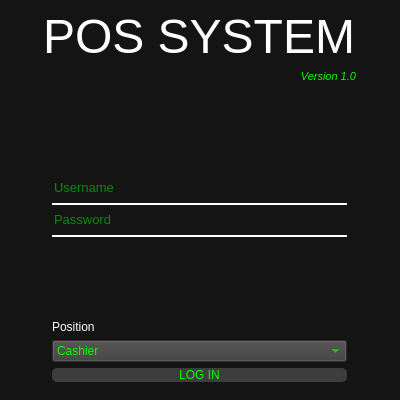
<?xml version="1.0" encoding="UTF-8"?>
<ui version="4.0">
 <class>MainWindow</class>
 <widget class="QMainWindow" name="MainWindow">
  <property name="geometry">
   <rect>
    <x>0</x>
    <y>0</y>
    <width>400</width>
    <height>400</height>
   </rect>
  </property>
  <property name="sizePolicy">
   <sizepolicy hsizetype="Fixed" vsizetype="Fixed">
    <horstretch>0</horstretch>
    <verstretch>0</verstretch>
   </sizepolicy>
  </property>
  <property name="minimumSize">
   <size>
    <width>400</width>
    <height>400</height>
   </size>
  </property>
  <property name="maximumSize">
   <size>
    <width>400</width>
    <height>400</height>
   </size>
  </property>
  <property name="windowTitle">
   <string>MainWindow</string>
  </property>
  <property name="styleSheet">
   <string notr="true">background-color: rgb(20, 20, 20);</string>
  </property>
  <widget class="QWidget" name="centralwidget">
   <property name="styleSheet">
    <string notr="true">background -color:rgb(10,10,10);</string>
   </property>
   <layout class="QGridLayout" name="gridLayout_2">
    <item row="3" column="1">
     <widget class="QWidget" name="widget" native="true">
      <property name="styleSheet">
       <string notr="true">

QPushButton#pushButton{
	
	
	background-color: qconicalgradient(cx:0, cy:0, angle:135, stop:0 rgba(255, 255, 0, 69), stop:0.375 rgba(255, 255, 0, 69), stop:0.423533 rgba(251, 255, 0, 145), stop:0.45 rgba(247, 255, 0, 208), stop:0.477581 rgba(255, 244, 71, 130), stop:0.518717 rgba(255, 218, 71, 130), stop:0.55 rgba(255, 255, 0, 255), stop:0.57754 rgba(255, 203, 0, 130), stop:0.625 rgba(255, 255, 0, 69), stop:1 rgba(255, 255, 0, 69));
color:rgba(255,255,255,210);
border-radius:5px;
}
QPushButton#pushButton:hover{
	
	
	background-color: qconicalgradient(cx:0, cy:0, angle:135, stop:0 rgba(255, 255, 0, 69), stop:0.375 rgba(255, 255, 0, 69), stop:0.423533 rgba(251, 255, 0, 145), stop:0.45 rgba(247, 255, 0, 208), stop:0.477581 rgba(255, 244, 71, 130), stop:0.518717 rgba(255, 218, 71, 130), stop:0.55 rgba(255, 255, 0, 255), stop:0.57754 rgba(255, 203, 0, 130), stop:0.625 rgba(255, 255, 0, 69), stop:1 rgba(255, 255, 0, 69));

}
QPushButton#pushButton:pressed{
	padding-left:5px;
	padding-top:5px;
	background-color:rgba(105,118,132,200);
}</string>
      </property>
      <layout class="QGridLayout" name="gridLayout">
       <item row="5" column="0">
        <widget class="QLabel" name="label_4">
         <property name="palette">
          <palette>
           <active>
            <colorrole role="WindowText">
             <brush brushstyle="SolidPattern">
              <color alpha="255">
               <red>255</red>
               <green>255</green>
               <blue>255</blue>
              </color>
             </brush>
            </colorrole>
            <colorrole role="Button">
             <brush brushstyle="SolidPattern">
              <color alpha="255">
               <red>20</red>
               <green>20</green>
               <blue>20</blue>
              </color>
             </brush>
            </colorrole>
            <colorrole role="Base">
             <brush brushstyle="SolidPattern">
              <color alpha="255">
               <red>20</red>
               <green>20</green>
               <blue>20</blue>
              </color>
             </brush>
            </colorrole>
            <colorrole role="Window">
             <brush brushstyle="SolidPattern">
              <color alpha="255">
               <red>20</red>
               <green>20</green>
               <blue>20</blue>
              </color>
             </brush>
            </colorrole>
           </active>
           <inactive>
            <colorrole role="WindowText">
             <brush brushstyle="SolidPattern">
              <color alpha="255">
               <red>255</red>
               <green>255</green>
               <blue>255</blue>
              </color>
             </brush>
            </colorrole>
            <colorrole role="Button">
             <brush brushstyle="SolidPattern">
              <color alpha="255">
               <red>20</red>
               <green>20</green>
               <blue>20</blue>
              </color>
             </brush>
            </colorrole>
            <colorrole role="Base">
             <brush brushstyle="SolidPattern">
              <color alpha="255">
               <red>20</red>
               <green>20</green>
               <blue>20</blue>
              </color>
             </brush>
            </colorrole>
            <colorrole role="Window">
             <brush brushstyle="SolidPattern">
              <color alpha="255">
               <red>20</red>
               <green>20</green>
               <blue>20</blue>
              </color>
             </brush>
            </colorrole>
           </inactive>
           <disabled>
            <colorrole role="WindowText">
             <brush brushstyle="SolidPattern">
              <color alpha="255">
               <red>120</red>
               <green>120</green>
               <blue>120</blue>
              </color>
             </brush>
            </colorrole>
            <colorrole role="Button">
             <brush brushstyle="SolidPattern">
              <color alpha="255">
               <red>20</red>
               <green>20</green>
               <blue>20</blue>
              </color>
             </brush>
            </colorrole>
            <colorrole role="Base">
             <brush brushstyle="SolidPattern">
              <color alpha="255">
               <red>20</red>
               <green>20</green>
               <blue>20</blue>
              </color>
             </brush>
            </colorrole>
            <colorrole role="Window">
             <brush brushstyle="SolidPattern">
              <color alpha="255">
               <red>20</red>
               <green>20</green>
               <blue>20</blue>
              </color>
             </brush>
            </colorrole>
           </disabled>
          </palette>
         </property>
         <property name="font">
          <font>
           <family>Arial</family>
          </font>
         </property>
         <property name="text">
          <string>Position</string>
         </property>
        </widget>
       </item>
       <item row="6" column="0">
        <widget class="QComboBox" name="comboBox">
         <property name="palette">
          <palette>
           <active>
            <colorrole role="WindowText">
             <brush brushstyle="SolidPattern">
              <color alpha="255">
               <red>255</red>
               <green>255</green>
               <blue>255</blue>
              </color>
             </brush>
            </colorrole>
            <colorrole role="Button">
             <brush brushstyle="SolidPattern">
              <color alpha="255">
               <red>61</red>
               <green>61</green>
               <blue>61</blue>
              </color>
             </brush>
            </colorrole>
            <colorrole role="Light">
             <brush brushstyle="SolidPattern">
              <color alpha="255">
               <red>0</red>
               <green>255</green>
               <blue>0</blue>
              </color>
             </brush>
            </colorrole>
            <colorrole role="Text">
             <brush brushstyle="SolidPattern">
              <color alpha="255">
               <red>255</red>
               <green>255</green>
               <blue>255</blue>
              </color>
             </brush>
            </colorrole>
            <colorrole role="ButtonText">
             <brush brushstyle="SolidPattern">
              <color alpha="255">
               <red>0</red>
               <green>255</green>
               <blue>0</blue>
              </color>
             </brush>
            </colorrole>
            <colorrole role="Base">
             <brush brushstyle="SolidPattern">
              <color alpha="255">
               <red>61</red>
               <green>61</green>
               <blue>61</blue>
              </color>
             </brush>
            </colorrole>
            <colorrole role="Window">
             <brush brushstyle="SolidPattern">
              <color alpha="255">
               <red>61</red>
               <green>61</green>
               <blue>61</blue>
              </color>
             </brush>
            </colorrole>
            <colorrole role="Highlight">
             <brush brushstyle="SolidPattern">
              <color alpha="255">
               <red>0</red>
               <green>255</green>
               <blue>0</blue>
              </color>
             </brush>
            </colorrole>
            <colorrole role="HighlightedText">
             <brush brushstyle="SolidPattern">
              <color alpha="255">
               <red>0</red>
               <green>0</green>
               <blue>0</blue>
              </color>
             </brush>
            </colorrole>
            <colorrole role="AlternateBase">
             <brush brushstyle="SolidPattern">
              <color alpha="255">
               <red>0</red>
               <green>255</green>
               <blue>0</blue>
              </color>
             </brush>
            </colorrole>
            <colorrole role="ToolTipText">
             <brush brushstyle="SolidPattern">
              <color alpha="255">
               <red>255</red>
               <green>255</green>
               <blue>255</blue>
              </color>
             </brush>
            </colorrole>
            <colorrole role="PlaceholderText">
             <brush brushstyle="SolidPattern">
              <color alpha="128">
               <red>255</red>
               <green>255</green>
               <blue>255</blue>
              </color>
             </brush>
            </colorrole>
           </active>
           <inactive>
            <colorrole role="WindowText">
             <brush brushstyle="SolidPattern">
              <color alpha="255">
               <red>255</red>
               <green>255</green>
               <blue>255</blue>
              </color>
             </brush>
            </colorrole>
            <colorrole role="Button">
             <brush brushstyle="SolidPattern">
              <color alpha="255">
               <red>61</red>
               <green>61</green>
               <blue>61</blue>
              </color>
             </brush>
            </colorrole>
            <colorrole role="Light">
             <brush brushstyle="SolidPattern">
              <color alpha="255">
               <red>0</red>
               <green>255</green>
               <blue>0</blue>
              </color>
             </brush>
            </colorrole>
            <colorrole role="Text">
             <brush brushstyle="SolidPattern">
              <color alpha="255">
               <red>255</red>
               <green>255</green>
               <blue>255</blue>
              </color>
             </brush>
            </colorrole>
            <colorrole role="ButtonText">
             <brush brushstyle="SolidPattern">
              <color alpha="255">
               <red>0</red>
               <green>255</green>
               <blue>0</blue>
              </color>
             </brush>
            </colorrole>
            <colorrole role="Base">
             <brush brushstyle="SolidPattern">
              <color alpha="255">
               <red>61</red>
               <green>61</green>
               <blue>61</blue>
              </color>
             </brush>
            </colorrole>
            <colorrole role="Window">
             <brush brushstyle="SolidPattern">
              <color alpha="255">
               <red>61</red>
               <green>61</green>
               <blue>61</blue>
              </color>
             </brush>
            </colorrole>
            <colorrole role="Highlight">
             <brush brushstyle="SolidPattern">
              <color alpha="255">
               <red>0</red>
               <green>255</green>
               <blue>0</blue>
              </color>
             </brush>
            </colorrole>
            <colorrole role="HighlightedText">
             <brush brushstyle="SolidPattern">
              <color alpha="255">
               <red>0</red>
               <green>0</green>
               <blue>0</blue>
              </color>
             </brush>
            </colorrole>
            <colorrole role="AlternateBase">
             <brush brushstyle="SolidPattern">
              <color alpha="255">
               <red>0</red>
               <green>255</green>
               <blue>0</blue>
              </color>
             </brush>
            </colorrole>
            <colorrole role="ToolTipText">
             <brush brushstyle="SolidPattern">
              <color alpha="255">
               <red>255</red>
               <green>255</green>
               <blue>255</blue>
              </color>
             </brush>
            </colorrole>
            <colorrole role="PlaceholderText">
             <brush brushstyle="SolidPattern">
              <color alpha="128">
               <red>255</red>
               <green>255</green>
               <blue>255</blue>
              </color>
             </brush>
            </colorrole>
           </inactive>
           <disabled>
            <colorrole role="WindowText">
             <brush brushstyle="SolidPattern">
              <color alpha="255">
               <red>120</red>
               <green>120</green>
               <blue>120</blue>
              </color>
             </brush>
            </colorrole>
            <colorrole role="Button">
             <brush brushstyle="SolidPattern">
              <color alpha="255">
               <red>61</red>
               <green>61</green>
               <blue>61</blue>
              </color>
             </brush>
            </colorrole>
            <colorrole role="Light">
             <brush brushstyle="SolidPattern">
              <color alpha="255">
               <red>0</red>
               <green>255</green>
               <blue>0</blue>
              </color>
             </brush>
            </colorrole>
            <colorrole role="Text">
             <brush brushstyle="SolidPattern">
              <color alpha="255">
               <red>120</red>
               <green>120</green>
               <blue>120</blue>
              </color>
             </brush>
            </colorrole>
            <colorrole role="ButtonText">
             <brush brushstyle="SolidPattern">
              <color alpha="255">
               <red>120</red>
               <green>120</green>
               <blue>120</blue>
              </color>
             </brush>
            </colorrole>
            <colorrole role="Base">
             <brush brushstyle="SolidPattern">
              <color alpha="255">
               <red>61</red>
               <green>61</green>
               <blue>61</blue>
              </color>
             </brush>
            </colorrole>
            <colorrole role="Window">
             <brush brushstyle="SolidPattern">
              <color alpha="255">
               <red>61</red>
               <green>61</green>
               <blue>61</blue>
              </color>
             </brush>
            </colorrole>
            <colorrole role="Highlight">
             <brush brushstyle="SolidPattern">
              <color alpha="255">
               <red>0</red>
               <green>120</green>
               <blue>215</blue>
              </color>
             </brush>
            </colorrole>
            <colorrole role="HighlightedText">
             <brush brushstyle="SolidPattern">
              <color alpha="255">
               <red>0</red>
               <green>0</green>
               <blue>0</blue>
              </color>
             </brush>
            </colorrole>
            <colorrole role="AlternateBase">
             <brush brushstyle="SolidPattern">
              <color alpha="255">
               <red>0</red>
               <green>255</green>
               <blue>0</blue>
              </color>
             </brush>
            </colorrole>
            <colorrole role="ToolTipText">
             <brush brushstyle="SolidPattern">
              <color alpha="255">
               <red>255</red>
               <green>255</green>
               <blue>255</blue>
              </color>
             </brush>
            </colorrole>
            <colorrole role="PlaceholderText">
             <brush brushstyle="SolidPattern">
              <color alpha="128">
               <red>0</red>
               <green>0</green>
               <blue>0</blue>
              </color>
             </brush>
            </colorrole>
           </disabled>
          </palette>
         </property>
         <property name="font">
          <font>
           <family>Arial</family>
          </font>
         </property>
         <property name="styleSheet">
          <string notr="true">background-color:rgb(61,61,61);</string>
         </property>
         <item>
          <property name="text">
           <string>Cashier</string>
          </property>
         </item>
         <item>
          <property name="text">
           <string>Manager</string>
          </property>
         </item>
         <item>
          <property name="text">
           <string>Admin</string>
          </property>
         </item>
        </widget>
       </item>
       <item row="3" column="0">
        <widget class="QLineEdit" name="lineEdit_2">
         <property name="font">
          <font>
           <pointsize>10</pointsize>
           <weight>50</weight>
           <bold>false</bold>
          </font>
         </property>
         <property name="styleSheet">
          <string notr="true">
background-color:rgba(0,255,0,0);
border:none;
border-bottom:2px solid rgba(255,255,255,255);
color: rgb(0,255,0,255);
padding-bottom:7px;
</string>
         </property>
         <property name="text">
          <string/>
         </property>
         <property name="echoMode">
          <enum>QLineEdit::Password</enum>
         </property>
         <property name="placeholderText">
          <string>Password</string>
         </property>
        </widget>
       </item>
       <item row="7" column="0">
        <widget class="QPushButton" name="pushButton">
         <property name="styleSheet">
          <string notr="true">background-color:rgb(61,61,61);
color:rgb(0,255,0);</string>
         </property>
         <property name="text">
          <string>LOG IN</string>
         </property>
        </widget>
       </item>
       <item row="4" column="0">
        <spacer name="verticalSpacer_2">
         <property name="orientation">
          <enum>Qt::Vertical</enum>
         </property>
         <property name="sizeHint" stdset="0">
          <size>
           <width>20</width>
           <height>40</height>
          </size>
         </property>
        </spacer>
       </item>
       <item row="2" column="0">
        <widget class="QLineEdit" name="lineEdit">
         <property name="font">
          <font>
           <family>Arial</family>
           <pointsize>10</pointsize>
           <weight>50</weight>
           <bold>false</bold>
          </font>
         </property>
         <property name="styleSheet">
          <string notr="true">
background-color:rgba(0,255,0,0);
border:none;
border-bottom:2px solid rgba(255,255,255,255);
color: rgb(0,255,0,255);
padding-bottom:7px;
</string>
         </property>
         <property name="text">
          <string/>
         </property>
         <property name="readOnly">
          <bool>false</bool>
         </property>
         <property name="placeholderText">
          <string>Username</string>
         </property>
         <property name="cursorMoveStyle">
          <enum>Qt::LogicalMoveStyle</enum>
         </property>
        </widget>
       </item>
       <item row="1" column="0">
        <spacer name="verticalSpacer">
         <property name="orientation">
          <enum>Qt::Vertical</enum>
         </property>
         <property name="sizeType">
          <enum>QSizePolicy::Fixed</enum>
         </property>
         <property name="sizeHint" stdset="0">
          <size>
           <width>20</width>
           <height>81</height>
          </size>
         </property>
        </spacer>
       </item>
      </layout>
     </widget>
    </item>
    <item row="0" column="1">
     <widget class="QLabel" name="label">
      <property name="palette">
       <palette>
        <active>
         <colorrole role="WindowText">
          <brush brushstyle="SolidPattern">
           <color alpha="255">
            <red>255</red>
            <green>255</green>
            <blue>255</blue>
           </color>
          </brush>
         </colorrole>
         <colorrole role="Button">
          <brush brushstyle="SolidPattern">
           <color alpha="255">
            <red>20</red>
            <green>20</green>
            <blue>20</blue>
           </color>
          </brush>
         </colorrole>
         <colorrole role="Text">
          <brush brushstyle="SolidPattern">
           <color alpha="255">
            <red>255</red>
            <green>255</green>
            <blue>255</blue>
           </color>
          </brush>
         </colorrole>
         <colorrole role="Base">
          <brush brushstyle="SolidPattern">
           <color alpha="255">
            <red>20</red>
            <green>20</green>
            <blue>20</blue>
           </color>
          </brush>
         </colorrole>
         <colorrole role="Window">
          <brush brushstyle="SolidPattern">
           <color alpha="255">
            <red>20</red>
            <green>20</green>
            <blue>20</blue>
           </color>
          </brush>
         </colorrole>
         <colorrole role="PlaceholderText">
          <brush brushstyle="SolidPattern">
           <color alpha="128">
            <red>255</red>
            <green>255</green>
            <blue>255</blue>
           </color>
          </brush>
         </colorrole>
        </active>
        <inactive>
         <colorrole role="WindowText">
          <brush brushstyle="SolidPattern">
           <color alpha="255">
            <red>255</red>
            <green>255</green>
            <blue>255</blue>
           </color>
          </brush>
         </colorrole>
         <colorrole role="Button">
          <brush brushstyle="SolidPattern">
           <color alpha="255">
            <red>20</red>
            <green>20</green>
            <blue>20</blue>
           </color>
          </brush>
         </colorrole>
         <colorrole role="Text">
          <brush brushstyle="SolidPattern">
           <color alpha="255">
            <red>255</red>
            <green>255</green>
            <blue>255</blue>
           </color>
          </brush>
         </colorrole>
         <colorrole role="Base">
          <brush brushstyle="SolidPattern">
           <color alpha="255">
            <red>20</red>
            <green>20</green>
            <blue>20</blue>
           </color>
          </brush>
         </colorrole>
         <colorrole role="Window">
          <brush brushstyle="SolidPattern">
           <color alpha="255">
            <red>20</red>
            <green>20</green>
            <blue>20</blue>
           </color>
          </brush>
         </colorrole>
         <colorrole role="PlaceholderText">
          <brush brushstyle="SolidPattern">
           <color alpha="128">
            <red>255</red>
            <green>255</green>
            <blue>255</blue>
           </color>
          </brush>
         </colorrole>
        </inactive>
        <disabled>
         <colorrole role="WindowText">
          <brush brushstyle="SolidPattern">
           <color alpha="255">
            <red>120</red>
            <green>120</green>
            <blue>120</blue>
           </color>
          </brush>
         </colorrole>
         <colorrole role="Button">
          <brush brushstyle="SolidPattern">
           <color alpha="255">
            <red>20</red>
            <green>20</green>
            <blue>20</blue>
           </color>
          </brush>
         </colorrole>
         <colorrole role="Text">
          <brush brushstyle="SolidPattern">
           <color alpha="255">
            <red>120</red>
            <green>120</green>
            <blue>120</blue>
           </color>
          </brush>
         </colorrole>
         <colorrole role="Base">
          <brush brushstyle="SolidPattern">
           <color alpha="255">
            <red>20</red>
            <green>20</green>
            <blue>20</blue>
           </color>
          </brush>
         </colorrole>
         <colorrole role="Window">
          <brush brushstyle="SolidPattern">
           <color alpha="255">
            <red>20</red>
            <green>20</green>
            <blue>20</blue>
           </color>
          </brush>
         </colorrole>
         <colorrole role="PlaceholderText">
          <brush brushstyle="SolidPattern">
           <color alpha="128">
            <red>0</red>
            <green>0</green>
            <blue>0</blue>
           </color>
          </brush>
         </colorrole>
        </disabled>
       </palette>
      </property>
      <property name="font">
       <font>
        <family>Arial</family>
        <pointsize>36</pointsize>
        <weight>50</weight>
        <italic>false</italic>
        <bold>false</bold>
        <underline>false</underline>
        <strikeout>false</strikeout>
        <kerning>true</kerning>
       </font>
      </property>
      <property name="text">
       <string>POS SYSTEM</string>
      </property>
      <property name="alignment">
       <set>Qt::AlignBottom|Qt::AlignLeading|Qt::AlignLeft</set>
      </property>
     </widget>
    </item>
    <item row="3" column="0">
     <spacer name="horizontalSpacer_2">
      <property name="orientation">
       <enum>Qt::Horizontal</enum>
      </property>
      <property name="sizeHint" stdset="0">
       <size>
        <width>40</width>
        <height>20</height>
       </size>
      </property>
     </spacer>
    </item>
    <item row="3" column="2">
     <spacer name="horizontalSpacer">
      <property name="orientation">
       <enum>Qt::Horizontal</enum>
      </property>
      <property name="sizeHint" stdset="0">
       <size>
        <width>40</width>
        <height>20</height>
       </size>
      </property>
     </spacer>
    </item>
    <item row="1" column="1">
     <widget class="QLabel" name="label_3">
      <property name="palette">
       <palette>
        <active>
         <colorrole role="WindowText">
          <brush brushstyle="SolidPattern">
           <color alpha="255">
            <red>0</red>
            <green>255</green>
            <blue>0</blue>
           </color>
          </brush>
         </colorrole>
         <colorrole role="Button">
          <brush brushstyle="SolidPattern">
           <color alpha="255">
            <red>20</red>
            <green>20</green>
            <blue>20</blue>
           </color>
          </brush>
         </colorrole>
         <colorrole role="Base">
          <brush brushstyle="SolidPattern">
           <color alpha="255">
            <red>20</red>
            <green>20</green>
            <blue>20</blue>
           </color>
          </brush>
         </colorrole>
         <colorrole role="Window">
          <brush brushstyle="SolidPattern">
           <color alpha="255">
            <red>20</red>
            <green>20</green>
            <blue>20</blue>
           </color>
          </brush>
         </colorrole>
        </active>
        <inactive>
         <colorrole role="WindowText">
          <brush brushstyle="SolidPattern">
           <color alpha="255">
            <red>0</red>
            <green>255</green>
            <blue>0</blue>
           </color>
          </brush>
         </colorrole>
         <colorrole role="Button">
          <brush brushstyle="SolidPattern">
           <color alpha="255">
            <red>20</red>
            <green>20</green>
            <blue>20</blue>
           </color>
          </brush>
         </colorrole>
         <colorrole role="Base">
          <brush brushstyle="SolidPattern">
           <color alpha="255">
            <red>20</red>
            <green>20</green>
            <blue>20</blue>
           </color>
          </brush>
         </colorrole>
         <colorrole role="Window">
          <brush brushstyle="SolidPattern">
           <color alpha="255">
            <red>20</red>
            <green>20</green>
            <blue>20</blue>
           </color>
          </brush>
         </colorrole>
        </inactive>
        <disabled>
         <colorrole role="WindowText">
          <brush brushstyle="SolidPattern">
           <color alpha="255">
            <red>120</red>
            <green>120</green>
            <blue>120</blue>
           </color>
          </brush>
         </colorrole>
         <colorrole role="Button">
          <brush brushstyle="SolidPattern">
           <color alpha="255">
            <red>20</red>
            <green>20</green>
            <blue>20</blue>
           </color>
          </brush>
         </colorrole>
         <colorrole role="Base">
          <brush brushstyle="SolidPattern">
           <color alpha="255">
            <red>20</red>
            <green>20</green>
            <blue>20</blue>
           </color>
          </brush>
         </colorrole>
         <colorrole role="Window">
          <brush brushstyle="SolidPattern">
           <color alpha="255">
            <red>20</red>
            <green>20</green>
            <blue>20</blue>
           </color>
          </brush>
         </colorrole>
        </disabled>
       </palette>
      </property>
      <property name="font">
       <font>
        <family>Arial</family>
        <pointsize>8</pointsize>
        <italic>true</italic>
       </font>
      </property>
      <property name="text">
       <string>Version 1.0</string>
      </property>
      <property name="alignment">
       <set>Qt::AlignRight|Qt::AlignTop|Qt::AlignTrailing</set>
      </property>
     </widget>
    </item>
   </layout>
  </widget>
 </widget>
 <resources/>
 <connections/>
</ui>
